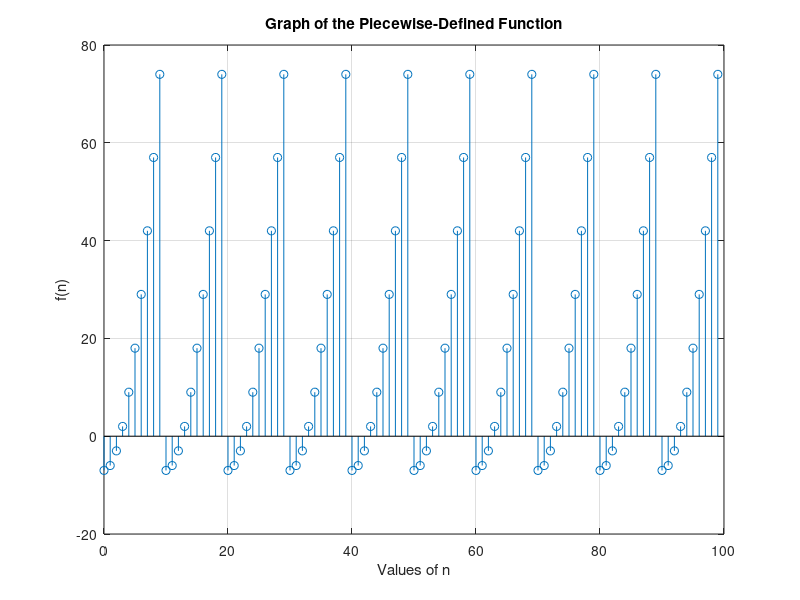

Write MATLAB code to recreate this figure.
for n=0:100
    if n<=9 
        f(n+1)=(n.^2)-7; %f(0) does not exist because index starts at 1
        %add 1 to n so that it will start at f(1) not at f(0)
    elseif n>10 
        f(n)= f(n-10); %when index=11, the value of n is 10
        %these are numbers greater than or equal to 10
    end
end
stem(0:99,f)
grid on
title('Graph of the Piecewise-Defined Function')
xlabel('Values of n')
ylabel('f(n)')